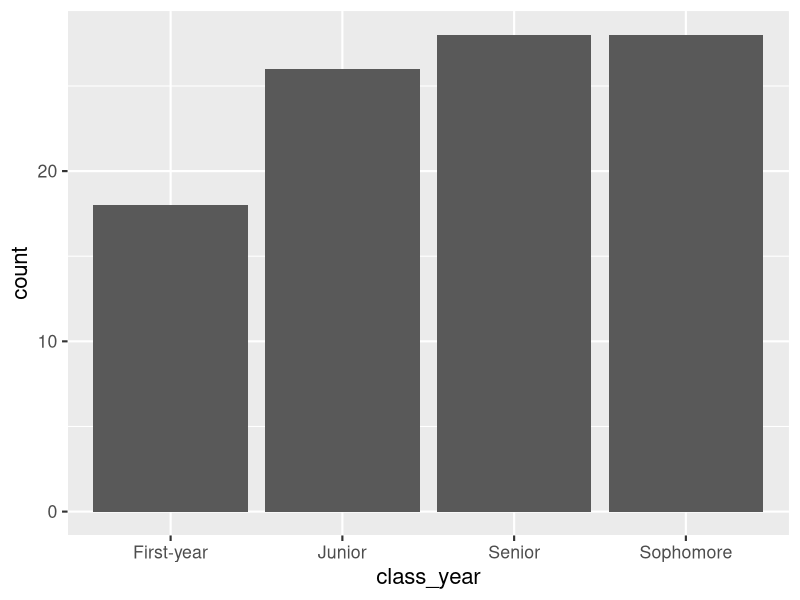
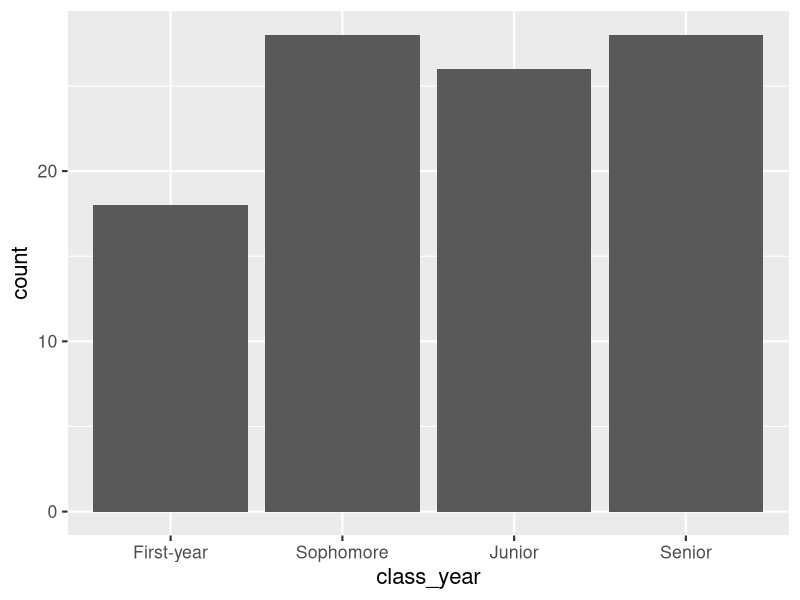

Write R code to recreate these figures, in order.
## ---- chunk 1
#| label: setup
#| include: false
ggplot2::theme_set(ggplot2::theme_gray(base_size = 16))
## ---- chunk 2
#| include: false
library(tidyverse)
## ---- chunk 3
  library(tidyverse)
## ---- chunk 4
c(1, 2, 3)
## ---- chunk 5
c("Hello", "World!")
## ---- chunk 6
c(c("hi", "hello"), c("bye", "jello"))
## ---- chunk 7
x <- c("a", "b", "c")
typeof(x)
## ---- chunk 8
y <- c(1, 2, 3)
typeof(y)
## ---- chunk 9
z <- c(x, y)
z
## ---- chunk 10
#| output-location: fragment
typeof(z)
## ---- chunk 11
x <- 1:3
x
typeof(x)
## ---- chunk 12
y <- as.character(x)
y
typeof(y)
## ---- chunk 13
x <- c(TRUE, FALSE)
x
typeof(x)
## ---- chunk 14
y <- as.numeric(x)
y
typeof(y)
## ---- chunk 15
c(2, "Just this one!")
## ---- chunk 16
c(FALSE, 3L)
## ---- chunk 17
c(FALSE, 1.2)
## ---- chunk 18
c(2L, "two")
## ---- chunk 19
c(TRUE, "two")
## ---- chunk 20
class_years <- factor(
  c(
    "First-year",
    "Sophomore",
    "Sophomore",
    "Senior",
    "Junior"
  )
)
class_years
## ---- chunk 21
typeof(class_years)
## ---- chunk 22
class(class_years)
## ---- chunk 23
glimpse(class_years)
## ---- chunk 24
as.integer(class_years)
## ---- chunk 25
today <- as.Date("2026-09-23")
today
## ---- chunk 26
typeof(today)
## ---- chunk 27
class(today)
## ---- chunk 28
as.integer(today)
## ---- chunk 29
as.integer(today) / 365 # roughly 56.8 yrs
## ---- chunk 30
df <- data.frame(x = 1:2, y = 3:4)
df
## ---- chunk 31
typeof(df)
## ---- chunk 32
class(df)
## ---- chunk 33
#| code-line-numbers: "|2|3|4"
l <- list(
  x = 1:4,
  y = c("hi", "hello", "jello"),
  z = c(TRUE, FALSE)
)
l
## ---- chunk 34
df
## ---- chunk 35
df |>
  pull(y)
## ---- chunk 36
#| include: false
set.seed(123)
n_wed_classes_raw <- sample(0:5, size = 100, replace = TRUE)
n_wed_classes_raw <- if_else(n_wed_classes_raw == 0, 1, n_wed_classes_raw)
n_wed_classes_raw <- if_else(n_wed_classes_raw == 5, 4, n_wed_classes_raw)
fake_survey <- tibble(
  class_year = sample(
    c("First-year", "Sophomore", "Junior", "Senior"),
    size = 100,
    replace = TRUE
  ),
  n_wed_classes = n_wed_classes_raw
)
## ---- chunk 37
#| message: false
fake_survey
## ---- chunk 38
#| out-width: 100%
#| fig-width: 7
#| fig-asp: 0.5
ggplot(fake_survey, mapping = aes(x = class_year)) +
  geom_bar()
## ---- chunk 39
#| out-width: 100%
#| fig-width: 5
#| fig-asp: 0.618
#| output-location: column
fake_survey |>
  mutate(
    class_year = fct_relevel(
      class_year,
      "First-year",
      "Sophomore",
      "Junior",
      "Senior"
    )
  ) |>
  ggplot(mapping = aes(x = class_year)) +
  geom_bar()
